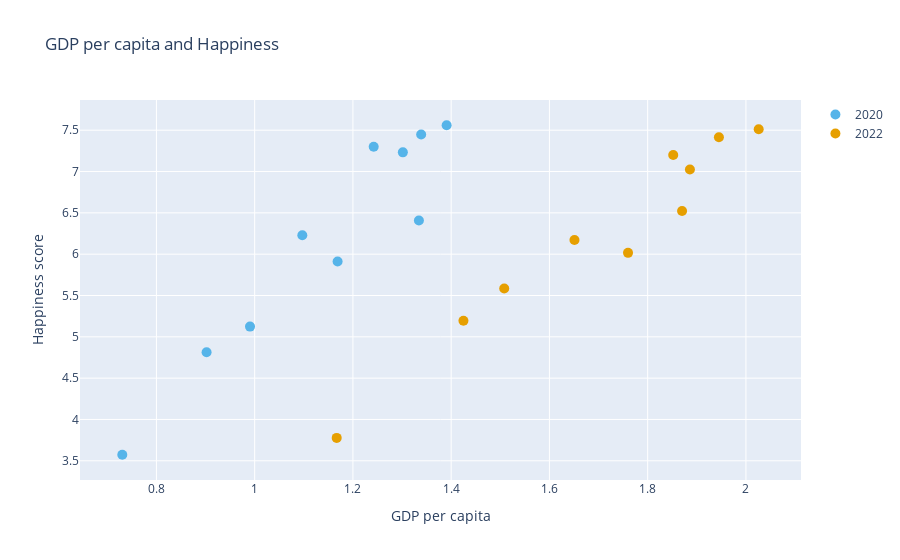

The code cell stored with this chart in its notebook:
### Markdown cell above
Looking at the charts of both 2020 and 2022, for most countries it is true that those with a high happiness score also appear to have a high GDP, and vice versa. Thus, these visualization support the idea that a high GDP per capita will have a positive effect on the overall happiness of the population. For example, India has both the lowest happiness score and lowest GDP per capita, and Switzerland has both the highest happiness score and the highest GDP per capita. This is true for both graphs.

However, one can also make some arguments for an opposing statement. A higher GDP does not imply a higher happiness score for each country. For example: In 2020 Saudi-Arabia and Canada have a fairly even GDP per Capita, at 1.33 and 1.30. However, Saudi-Arabia has a happiness score of 6.4 while Canada has a happiness score of 7.2.

Thus, overall a higher GDP per capita will lead to a better happiness score, likely due to the citizens of these countries having enough wealth and financial stability in order to live a fulfilling live. However, other variables such as individual freedom are of importance too, which is why a rich country like Saudi-Arabia may still end up with a lower happiness score.

### Code cell
df_2020 = pd.read_csv('happiness_2020-def.csv')
df_2022 = pd.read_csv('happiness_2022-def.csv')

df_2020 = df_2020.sort_values('Country name')
df_2022 = df_2022.sort_values('Country')



# Create the scatter plot for 2020
scatter_2020 = go.Scatter(
    x=df_2020['Explained by: Log GDP per capita'],
    y=df_2020['Happiness score'],
    mode='markers',
    text=df_2020['Country name'],
    name='2020',
    marker=dict(color='#56B4E9', size=10, symbol='circle'),
    textposition='top center',  # Set the text position
    textfont=dict(color='black') 
)

# Create the scatter plot for 2022
scatter_2022 = go.Scatter(
    x=df_2022['Explained by: GDP per capita'],
    y=df_2022['Happiness score'],
    mode='markers',
    text=df_2022['Country'],
    name='2022',
    marker=dict(color='#E69F00', size=10, symbol='circle'),
    textposition='top center',  # Set the text position
    textfont=dict(color='black')  # Set the text color
)


# Create chart with both plots
fig = go.Figure(data=[scatter_2020, scatter_2022])
fig.update_layout(
    title='GDP per capita and Happiness',
    xaxis=dict(title='GDP per capita'),
    yaxis=dict(title='Happiness score'),
    hovermode='closest'
)

### Figure 1 — Plotly figure (JSON) as saved in the notebook; plotly's stock layout.template omitted (floating-point values rounded to 4 significant figures)
{"data": [{"marker": {"color": "#56B4E9", "size": 10, "symbol": "circle"}, "mode": "markers", "name": "2020", "text": ["CAN", "CHE", "CHL", "CHN", "IND", "NLD", "NZL", "PRT", "SAU", "ZAF"], "textfont": {"color": "black"}, "textposition": "top center", "type": "scatter", "x": [1.302, 1.391, 1.097, 0.9905, 0.7306, 1.339, 1.242, 1.169, 1.334, 0.9021], "y": [7.232, 7.56, 6.228, 5.124, 3.573, 7.449, 7.3, 5.911, 6.406, 4.814]}, {"marker": {"color": "#E69F00", "size": 10, "symbol": "circle"}, "mode": "markers", "name": "2022", "text": ["CAN", "CHE", "CHL", "CHN", "IND", "NLD", "NZL", "PRT", "SAU", "ZAF"], "textfont": {"color": "black"}, "textposition": "top center", "type": "scatter", "x": [1.886, 2.026, 1.651, 1.508, 1.167, 1.945, 1.852, 1.76, 1.87, 1.425], "y": [7.025, 7.512, 6.172, 5.585, 3.777, 7.415, 7.2, 6.016, 6.523, 5.194]}], "layout": {"hovermode": "closest", "title": {"text": "GDP per capita and Happiness"}, "xaxis": {"title": {"text": "GDP per capita"}}, "yaxis": {"title": {"text": "Happiness score"}}}}
